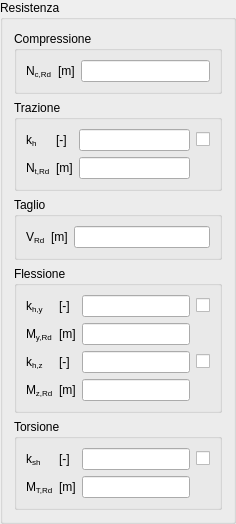
                <widget class="QGroupBox" name="RdGBox">
                 <property name="title">
                  <string>Resistenza</string>
                 </property>
                 <layout class="QGridLayout" name="gridLayout_13">
                  <item row="0" column="0" colspan="3">
                   <widget class="QGroupBox" name="NULSMinusRdGBox">
                    <property name="title">
                     <string>Compressione</string>
                    </property>
                    <layout class="QGridLayout" name="gridLayout_19">
                     <item row="0" column="0">
                      <widget class="QLabelRichName" name="NULSMinusLabel">
                       <property name="text">
                        <string>&lt;!DOCTYPE HTML PUBLIC &quot;-//W3C//DTD HTML 4.0//EN&quot; &quot;http://www.w3.org/TR/REC-html40/strict.dtd&quot;&gt;
&lt;html&gt;&lt;head&gt;&lt;meta name=&quot;qrichtext&quot; content=&quot;1&quot; /&gt;&lt;/head&gt;
&lt;body&gt;
N&lt;span style=&quot; vertical-align:sub;&quot;&gt;c,Rd&lt;/span&gt;
&lt;/body&gt;
&lt;/html&gt;</string>
                       </property>
                      </widget>
                     </item>
                     <item row="0" column="1">
                      <widget class="QLabelUnitMeasure" name="NULSMinusUMLabel">
                       <property name="text">
                        <string>&lt;!DOCTYPE HTML PUBLIC &quot;-//W3C//DTD HTML 4.0//EN&quot; &quot;http://www.w3.org/TR/REC-html40/strict.dtd&quot;&gt;
&lt;html&gt;&lt;head&gt;&lt;meta name=&quot;qrichtext&quot; content=&quot;1&quot; /&gt;&lt;/head&gt;
&lt;body&gt;
[m]
&lt;/body&gt;
&lt;/html&gt;</string>
                       </property>
                      </widget>
                     </item>
                     <item row="0" column="2">
                      <widget class="QLineEditValue" name="NULSMinusLEdit"/>
                     </item>
                    </layout>
                   </widget>
                  </item>
                  <item row="1" column="0" colspan="3">
                   <widget class="QGroupBox" name="NULSPlusRdGBox">
                    <property name="title">
                     <string>Trazione</string>
                    </property>
                    <layout class="QGridLayout" name="gridLayout_20">
                     <item row="0" column="0">
                      <widget class="QLabelRichName" name="khLabel">
                       <property name="text">
                        <string>&lt;!DOCTYPE HTML PUBLIC &quot;-//W3C//DTD HTML 4.0//EN&quot; &quot;http://www.w3.org/TR/REC-html40/strict.dtd&quot;&gt;
&lt;html&gt;&lt;head&gt;&lt;meta name=&quot;qrichtext&quot; content=&quot;1&quot; /&gt;&lt;/head&gt;
&lt;body&gt;
k&lt;span style=&quot; vertical-align:sub;&quot;&gt;h&lt;/span&gt;
&lt;/body&gt;
&lt;/html&gt;</string>
                       </property>
                      </widget>
                     </item>
                     <item row="0" column="1">
                      <widget class="QLabelUnitMeasure" name="khUMLabel">
                       <property name="text">
                        <string>&lt;!DOCTYPE HTML PUBLIC &quot;-//W3C//DTD HTML 4.0//EN&quot; &quot;http://www.w3.org/TR/REC-html40/strict.dtd&quot;&gt;
&lt;html&gt;&lt;head&gt;&lt;meta name=&quot;qrichtext&quot; content=&quot;1&quot; /&gt;&lt;/head&gt;
&lt;body&gt;
[-]
&lt;/body&gt;
&lt;/html&gt;</string>
                       </property>
                      </widget>
                     </item>
                     <item row="0" column="2">
                      <widget class="QLineEditValue" name="khLEdit"/>
                     </item>
                     <item row="0" column="3">
                      <widget class="QCheckBoxReadOnly" name="khCheckBox">
                       <property name="text">
                        <string/>
                       </property>
                      </widget>
                     </item>
                     <item row="1" column="0">
                      <widget class="QLabelRichName" name="NULSPlusLabel">
                       <property name="text">
                        <string>&lt;!DOCTYPE HTML PUBLIC &quot;-//W3C//DTD HTML 4.0//EN&quot; &quot;http://www.w3.org/TR/REC-html40/strict.dtd&quot;&gt;
&lt;html&gt;&lt;head&gt;&lt;meta name=&quot;qrichtext&quot; content=&quot;1&quot; /&gt;&lt;/head&gt;
&lt;body&gt;
N&lt;span style=&quot; vertical-align:sub;&quot;&gt;t,Rd&lt;/span&gt;
&lt;/body&gt;
&lt;/html&gt;</string>
                       </property>
                      </widget>
                     </item>
                     <item row="1" column="1">
                      <widget class="QLabelUnitMeasure" name="NULSPlusUMLabel">
                       <property name="text">
                        <string>&lt;!DOCTYPE HTML PUBLIC &quot;-//W3C//DTD HTML 4.0//EN&quot; &quot;http://www.w3.org/TR/REC-html40/strict.dtd&quot;&gt;
&lt;html&gt;&lt;head&gt;&lt;meta name=&quot;qrichtext&quot; content=&quot;1&quot; /&gt;&lt;/head&gt;
&lt;body&gt;
[m]
&lt;/body&gt;
&lt;/html&gt;</string>
                       </property>
                      </widget>
                     </item>
                     <item row="1" column="2">
                      <widget class="QLineEditValue" name="NULSPlusLEdit"/>
                     </item>
                    </layout>
                   </widget>
                  </item>
                  <item row="2" column="0" colspan="3">
                   <widget class="QGroupBox" name="VRdGBox">
                    <property name="title">
                     <string>Taglio</string>
                    </property>
                    <layout class="QGridLayout" name="gridLayout_21">
                     <item row="0" column="0">
                      <widget class="QLabelRichName" name="VULSLabel">
                       <property name="text">
                        <string>&lt;!DOCTYPE HTML PUBLIC &quot;-//W3C//DTD HTML 4.0//EN&quot; &quot;http://www.w3.org/TR/REC-html40/strict.dtd&quot;&gt;
&lt;html&gt;&lt;head&gt;&lt;meta name=&quot;qrichtext&quot; content=&quot;1&quot; /&gt;&lt;/head&gt;
&lt;body&gt;
V&lt;span style=&quot; vertical-align:sub;&quot;&gt;Rd&lt;/span&gt;
&lt;/body&gt;
&lt;/html&gt;</string>
                       </property>
                      </widget>
                     </item>
                     <item row="0" column="1">
                      <widget class="QLabelUnitMeasure" name="VULSUMLabel">
                       <property name="text">
                        <string>&lt;!DOCTYPE HTML PUBLIC &quot;-//W3C//DTD HTML 4.0//EN&quot; &quot;http://www.w3.org/TR/REC-html40/strict.dtd&quot;&gt;
&lt;html&gt;&lt;head&gt;&lt;meta name=&quot;qrichtext&quot; content=&quot;1&quot; /&gt;&lt;/head&gt;
&lt;body&gt;
[m]
&lt;/body&gt;
&lt;/html&gt;</string>
                       </property>
                      </widget>
                     </item>
                     <item row="0" column="2">
                      <widget class="QLineEditValue" name="VULSLEdit"/>
                     </item>
                    </layout>
                   </widget>
                  </item>
                  <item row="3" column="0" colspan="3">
                   <widget class="QGroupBox" name="MomentumRdGBox">
                    <property name="title">
                     <string>Flessione</string>
                    </property>
                    <layout class="QGridLayout" name="gridLayout_22">
                     <item row="0" column="0">
                      <widget class="QLabelRichName" name="khyLabel">
                       <property name="text">
                        <string>&lt;!DOCTYPE HTML PUBLIC &quot;-//W3C//DTD HTML 4.0//EN&quot; &quot;http://www.w3.org/TR/REC-html40/strict.dtd&quot;&gt;
&lt;html&gt;&lt;head&gt;&lt;meta name=&quot;qrichtext&quot; content=&quot;1&quot; /&gt;&lt;/head&gt;
&lt;body&gt;
k&lt;span style=&quot; vertical-align:sub;&quot;&gt;h,y&lt;/span&gt;
&lt;/body&gt;
&lt;/html&gt;</string>
                       </property>
                      </widget>
                     </item>
                     <item row="0" column="1">
                      <widget class="QLabelUnitMeasure" name="khyUMLabel">
                       <property name="text">
                        <string>&lt;!DOCTYPE HTML PUBLIC &quot;-//W3C//DTD HTML 4.0//EN&quot; &quot;http://www.w3.org/TR/REC-html40/strict.dtd&quot;&gt;
&lt;html&gt;&lt;head&gt;&lt;meta name=&quot;qrichtext&quot; content=&quot;1&quot; /&gt;&lt;/head&gt;
&lt;body&gt;
[-]
&lt;/body&gt;
&lt;/html&gt;</string>
                       </property>
                      </widget>
                     </item>
                     <item row="0" column="2">
                      <widget class="QLineEditValue" name="khyLEdit"/>
                     </item>
                     <item row="0" column="3">
                      <widget class="QCheckBoxReadOnly" name="khyCheckBox">
                       <property name="text">
                        <string/>
                       </property>
                      </widget>
                     </item>
                     <item row="1" column="0">
                      <widget class="QLabelRichName" name="MULSYLabel">
                       <property name="text">
                        <string>&lt;!DOCTYPE HTML PUBLIC &quot;-//W3C//DTD HTML 4.0//EN&quot; &quot;http://www.w3.org/TR/REC-html40/strict.dtd&quot;&gt;
&lt;html&gt;&lt;head&gt;&lt;meta name=&quot;qrichtext&quot; content=&quot;1&quot; /&gt;&lt;/head&gt;
&lt;body&gt;
M&lt;span style=&quot; vertical-align:sub;&quot;&gt;y,Rd&lt;/span&gt;
&lt;/body&gt;
&lt;/html&gt;</string>
                       </property>
                      </widget>
                     </item>
                     <item row="1" column="1">
                      <widget class="QLabelUnitMeasure" name="MULSYUMLabel">
                       <property name="text">
                        <string>&lt;!DOCTYPE HTML PUBLIC &quot;-//W3C//DTD HTML 4.0//EN&quot; &quot;http://www.w3.org/TR/REC-html40/strict.dtd&quot;&gt;
&lt;html&gt;&lt;head&gt;&lt;meta name=&quot;qrichtext&quot; content=&quot;1&quot; /&gt;&lt;/head&gt;
&lt;body&gt;
[m]
&lt;/body&gt;
&lt;/html&gt;</string>
                       </property>
                      </widget>
                     </item>
                     <item row="1" column="2">
                      <widget class="QLineEditValue" name="MULSYLEdit"/>
                     </item>
                     <item row="2" column="0">
                      <widget class="QLabelRichName" name="khzLabel">
                       <property name="text">
                        <string>&lt;!DOCTYPE HTML PUBLIC &quot;-//W3C//DTD HTML 4.0//EN&quot; &quot;http://www.w3.org/TR/REC-html40/strict.dtd&quot;&gt;
&lt;html&gt;&lt;head&gt;&lt;meta name=&quot;qrichtext&quot; content=&quot;1&quot; /&gt;&lt;/head&gt;
&lt;body&gt;
k&lt;span style=&quot; vertical-align:sub;&quot;&gt;h,z&lt;/span&gt;
&lt;/body&gt;
&lt;/html&gt;</string>
                       </property>
                      </widget>
                     </item>
                     <item row="2" column="1">
                      <widget class="QLabelUnitMeasure" name="khzUMLabel">
                       <property name="text">
                        <string>&lt;!DOCTYPE HTML PUBLIC &quot;-//W3C//DTD HTML 4.0//EN&quot; &quot;http://www.w3.org/TR/REC-html40/strict.dtd&quot;&gt;
&lt;html&gt;&lt;head&gt;&lt;meta name=&quot;qrichtext&quot; content=&quot;1&quot; /&gt;&lt;/head&gt;
&lt;body&gt;
[-]
&lt;/body&gt;
&lt;/html&gt;</string>
                       </property>
                      </widget>
                     </item>
                     <item row="2" column="2">
                      <widget class="QLineEditValue" name="khzLEdit"/>
                     </item>
                     <item row="2" column="3">
                      <widget class="QCheckBoxReadOnly" name="khzCheckBox">
                       <property name="text">
                        <string/>
                       </property>
                      </widget>
                     </item>
                     <item row="3" column="0">
                      <widget class="QLabelRichName" name="MULSZLabel">
                       <property name="text">
                        <string>&lt;!DOCTYPE HTML PUBLIC &quot;-//W3C//DTD HTML 4.0//EN&quot; &quot;http://www.w3.org/TR/REC-html40/strict.dtd&quot;&gt;
&lt;html&gt;&lt;head&gt;&lt;meta name=&quot;qrichtext&quot; content=&quot;1&quot; /&gt;&lt;/head&gt;
&lt;body&gt;
M&lt;span style=&quot; vertical-align:sub;&quot;&gt;z,Rd&lt;/span&gt;
&lt;/body&gt;
&lt;/html&gt;</string>
                       </property>
                      </widget>
                     </item>
                     <item row="3" column="1">
                      <widget class="QLabelUnitMeasure" name="MULSZUMLabel">
                       <property name="text">
                        <string>&lt;!DOCTYPE HTML PUBLIC &quot;-//W3C//DTD HTML 4.0//EN&quot; &quot;http://www.w3.org/TR/REC-html40/strict.dtd&quot;&gt;
&lt;html&gt;&lt;head&gt;&lt;meta name=&quot;qrichtext&quot; content=&quot;1&quot; /&gt;&lt;/head&gt;
&lt;body&gt;
[m]
&lt;/body&gt;
&lt;/html&gt;</string>
                       </property>
                      </widget>
                     </item>
                     <item row="3" column="2">
                      <widget class="QLineEditValue" name="MULSZLEdit"/>
                     </item>
                    </layout>
                   </widget>
                  </item>
                  <item row="4" column="0" colspan="3">
                   <widget class="QGroupBox" name="TorsioneRdGBox">
                    <property name="title">
                     <string>Torsione</string>
                    </property>
                    <layout class="QGridLayout" name="gridLayout_23">
                     <item row="0" column="0">
                      <widget class="QLabelRichName" name="kshLabel">
                       <property name="text">
                        <string>&lt;!DOCTYPE HTML PUBLIC &quot;-//W3C//DTD HTML 4.0//EN&quot; &quot;http://www.w3.org/TR/REC-html40/strict.dtd&quot;&gt;
&lt;html&gt;&lt;head&gt;&lt;meta name=&quot;qrichtext&quot; content=&quot;1&quot; /&gt;&lt;/head&gt;
&lt;body&gt;
k&lt;span style=&quot; vertical-align:sub;&quot;&gt;sh&lt;/span&gt;
&lt;/body&gt;
&lt;/html&gt;</string>
                       </property>
                      </widget>
                     </item>
                     <item row="0" column="1">
                      <widget class="QLabelUnitMeasure" name="kshUMLabel">
                       <property name="text">
                        <string>&lt;!DOCTYPE HTML PUBLIC &quot;-//W3C//DTD HTML 4.0//EN&quot; &quot;http://www.w3.org/TR/REC-html40/strict.dtd&quot;&gt;
&lt;html&gt;&lt;head&gt;&lt;meta name=&quot;qrichtext&quot; content=&quot;1&quot; /&gt;&lt;/head&gt;
&lt;body&gt;
[-]
&lt;/body&gt;
&lt;/html&gt;</string>
                       </property>
                      </widget>
                     </item>
                     <item row="0" column="2">
                      <widget class="QLineEditValue" name="kshLEdit"/>
                     </item>
                     <item row="0" column="3">
                      <widget class="QCheckBoxReadOnly" name="kshCheckBox">
                       <property name="text">
                        <string/>
                       </property>
                      </widget>
                     </item>
                     <item row="1" column="0">
                      <widget class="QLabelRichName" name="MULSXLabel">
                       <property name="text">
                        <string>&lt;!DOCTYPE HTML PUBLIC &quot;-//W3C//DTD HTML 4.0//EN&quot; &quot;http://www.w3.org/TR/REC-html40/strict.dtd&quot;&gt;
&lt;html&gt;&lt;head&gt;&lt;meta name=&quot;qrichtext&quot; content=&quot;1&quot; /&gt;&lt;/head&gt;
&lt;body&gt;
M&lt;span style=&quot; vertical-align:sub;&quot;&gt;T,Rd&lt;/span&gt;
&lt;/body&gt;
&lt;/html&gt;</string>
                       </property>
                      </widget>
                     </item>
                     <item row="1" column="1">
                      <widget class="QLabelUnitMeasure" name="MULSXUMLabel">
                       <property name="text">
                        <string>&lt;!DOCTYPE HTML PUBLIC &quot;-//W3C//DTD HTML 4.0//EN&quot; &quot;http://www.w3.org/TR/REC-html40/strict.dtd&quot;&gt;
&lt;html&gt;&lt;head&gt;&lt;meta name=&quot;qrichtext&quot; content=&quot;1&quot; /&gt;&lt;/head&gt;
&lt;body&gt;
[m]
&lt;/body&gt;
&lt;/html&gt;</string>
                       </property>
                      </widget>
                     </item>
                     <item row="1" column="2">
                      <widget class="QLineEditValue" name="MULSXLEdit"/>
                     </item>
                    </layout>
                   </widget>
                  </item>
                 </layout>
                </widget>
